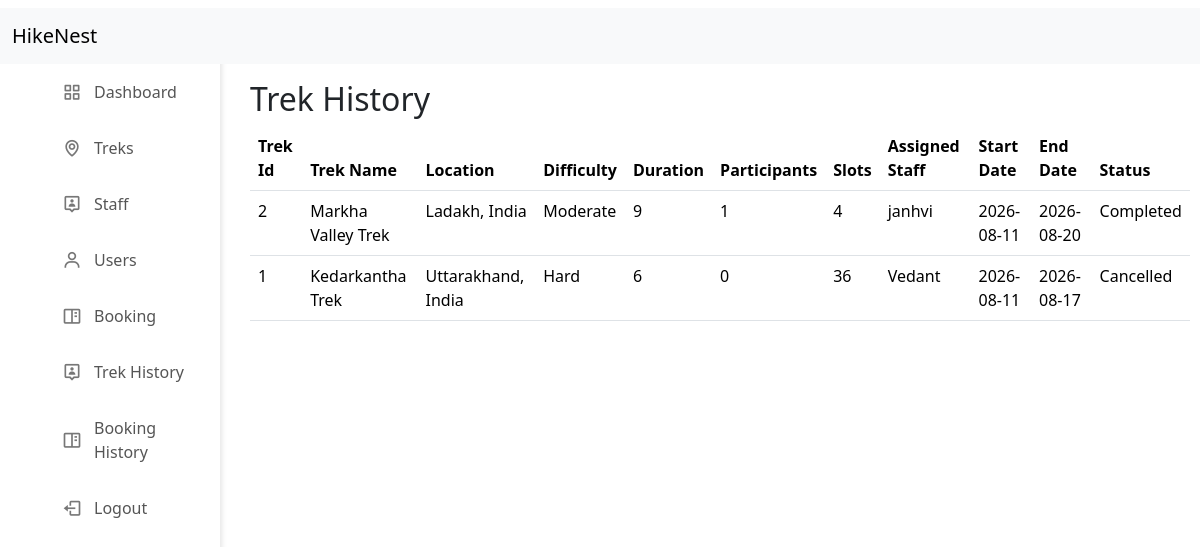
The page /admin_trek_history on the database its author committed.
### application/models.py (models this page shows)
class Trek(db.Model):
    __tablename__ = 'trek'
    id = db.Column(db.Integer(), primary_key = True, autoincrement = True)
    trek_name = db.Column(db.String(),  nullable = False)
    location = db.Column(db.String(),  nullable = False)
    difficulty = db.Column(db.String(),  nullable = False)
    duration = db.Column(db.String(),  nullable = False)
    available_slots = db.Column(db.Integer(),  nullable = False)
    assigned_staff_id = db.Column(db.Integer(), db.ForeignKey('staff.id'),  nullable = False)
    start_date = db.Column(db.Date(),  nullable = False)
    end_date = db.Column(db.Date(),  nullable = False)
    status = db.Column(db.String(),  nullable = False)
    description = db.Column(db.String(),  nullable = False)
    bookings = db.relationship("Booking", backref = "trek")

class Staff(db.Model):
    __tablename__ = 'staff'
    id = db.Column(db.Integer(), primary_key = True, autoincrement = True)
    name = db.Column(db.String(),  nullable = False)
    email = db.Column(db.String(), unique = True, nullable = False)
    phone = db.Column(db.String(10), unique = True, nullable = False)
    password = db.Column(db.String(), nullable = False)
    status = db.Column(db.String(),  nullable = False, default= "Pending")
    treks = db.relationship("Trek", backref = "staff")

### application/controllers.py (the view)
@app.route("/admin_trek_history")
def admin_trek_history():
    treks = Trek.query.filter(or_(Trek.status == "Cancelled", Trek.status == "Completed")).order_by(Trek.end_date.desc()).all()
    trek_participants = {}
    for trek in treks:
        count = Booking.query.filter_by(
            trek_id=trek.id,
            status="Booked"
        ).count()
        trek_participants[trek.id] = count
    return render_template("admin_trek_history.html",treks = treks, trek_participants = trek_participants)

### templates/admin_trek_history.html (shortened to what this page needs)
<!DOCTYPE html>
<html>
    <head>
        <link rel="stylesheet" href="/static/dashboard.css">
        <link href="https://cdn.jsdelivr.net/npm/bootstrap@5.3.8/dist/css/bootstrap.min.css" rel="stylesheet">
        <link rel="stylesheet" href="https://cdn.jsdelivr.net/npm/boxicons@latest/css/boxicons.min.css">
    </head>
    <body>
        <div class="sidebar">
            <ul class="nav-links">
                <li><a href="/admin_dashboard"><i class="bx bx-grid-alt"></i>Dashboard</a></li>
                <li><a href="/admin_trek"><i class="bx bx-map"></i>Treks</a></li>
                <li><a href="/admin_staff_active"><i class="bx bx-user-pin"></i>Staff</a></li>
                <li><a href="/admin_users_active"><i class="bx bx-user"></i>Users</a></li>
                <li><a href="/admin_bookings"><i class="bx bx-book-content"></i>Booking</a></li>
                <li><a href="/admin_trek_history"><i class="bx bx-user-pin"></i>Trek History</a></li>
                <li><a href="/admin_booking_history"><i class="bx bx-book-content"></i> Booking History</a></li>
                <li><a href="/logout" class="logout"><i class="bx bx-log-out"></i>Logout</a></li>
            </ul>
        </div>
        <div class="navbar" style = "position : fixed;">
            <nav class="navbar bg-body-tertiary" >
                <div class="container-fluid">
                    <a class="navbar-brand">HikeNest</a>
                </div>
            </nav>
        </div>
        <div class = "canvas" >
            <h2>Trek History</h2>
            <div class = "table">
                <table class="table table-hover">
                    <thead>
                        <tr>
                            <th scope="row">Trek Id</th>
                            <th scope="row">Trek Name</th>
                            <th scope="row">Location</th>
                            <th scope="row">Difficulty</th>
                            <th scope="row">Duration</th>
                            <th scope="row">Participants</th>
                            <th scope="row">Slots</th>
                            <th scope="row">Assigned Staff </th>
                            <th scope="row">Start Date</th>
                            <th scope="row">End Date</th>
                            <th scope="row">Status</th>
                        </tr>
                    </thead>
                    <tbody>
                        {% if treks %}
                            {% for trek in treks %}
                            <tr>
                                <td>{{trek.id}}</td>
                                <td>{{trek.trek_name}}</td>
                                <td>{{trek.location}}</td>
                                <td>{{trek.difficulty}}</td>
                                <td>{{trek.duration}}</td>
                                <td>{{ trek_participants[trek.id] }}</td>
                                <td>{{trek.available_slots}}</td>
                                <td>{% if trek.staff %}
                                        {{ trek.staff.name }}
                                    {% else %}
                                        <p> Not Assigned</p>
                                    {% endif %}</td>
                                <td>{{trek.start_date}}</td>
                                <td>{{trek.end_date}}</td>
                                <td>{{trek.status}}</td>
                            </tr>
                            {% endfor %}
                        {% else %}
                        <tr>
                            <td colspan="9" class="text-center">
                                There is no data.
                            </td>
                        </tr>
                        {% endif %}
                    </tbody>
                </table>
            </div>
        </div>
    </body>
</html>

### static/dashboard.css (style rules this page uses)
* { margin: 0; padding: 0; box-sizing: border-box; }
body { background-color: #f4f5f7; }
.sidebar { margin-top: 50px; position: fixed; top: 0; left: 0; height: 100%; width: 220px; background-color: #ffffff; box-shadow: 2px 0px 5px rgba(0,0,0,0.1); padding: 20px; }
.nav-links { list-style: none; }
.nav-links li { margin-bottom: 12px; }
.nav-links li a { display: flex; align-items: center; text-decoration: none; color: #555555; font-size: 16px; padding: 10px; border-radius: 6px; }
.nav-links li a i { font-size: 20px; margin-right: 12px; color: #777777; }
.navbar { top: 0; margin-top: 0px; width: 100%; position:fixed; text-decoration: none; }
.canvas { overflow: auto; margin-left: 240px; margin-top: 70px; margin-right: 20px; padding: 10px; width:calc(100% - 240px); height:calc(100vh - 70px); }

### rows shown on the page
Trek: id "2", trek_name "Markha Valley Trek", location "Ladakh, India", difficulty "Moderate", duration "9", trek_participants "1", available_slots "4", staff.name "janhvi", start_date "2026-08-11", end_date "2026-08-20", status "Completed"
Trek: id "1", trek_name "Kedarkantha Trek", location "Uttarakhand, India", difficulty "Hard", duration "6", trek_participants "0", available_slots "36", staff.name "Vedant", start_date "2026-08-11", end_date "2026-08-17", status "Cancelled"
